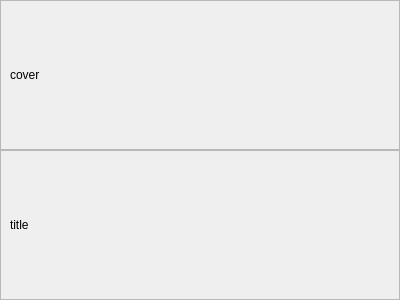
<?xml version="1.0" encoding="UTF-8"?>
<ui version="4.0">
 <class>MenuIconEditor</class>
 <widget class="QWidget" name="MenuIconEditor">
  <property name="geometry">
   <rect>
    <x>0</x>
    <y>0</y>
    <width>400</width>
    <height>300</height>
   </rect>
  </property>
  <property name="windowTitle">
   <string>Form</string>
  </property>
  <layout class="QVBoxLayout" name="verticalLayout">
   <property name="spacing">
    <number>0</number>
   </property>
   <property name="leftMargin">
    <number>0</number>
   </property>
   <property name="topMargin">
    <number>0</number>
   </property>
   <property name="rightMargin">
    <number>0</number>
   </property>
   <property name="bottomMargin">
    <number>0</number>
   </property>
   <item>
    <widget class="QFrame" name="frame">
     <property name="frameShape">
      <enum>QFrame::StyledPanel</enum>
     </property>
     <property name="frameShadow">
      <enum>QFrame::Raised</enum>
     </property>
     <layout class="QVBoxLayout" name="verticalLayout_2">
      <item>
       <widget class="QLabel" name="labelCoverArt">
        <property name="text">
         <string>cover</string>
        </property>
       </widget>
      </item>
     </layout>
    </widget>
   </item>
   <item>
    <widget class="QFrame" name="frame_2">
     <property name="frameShape">
      <enum>QFrame::StyledPanel</enum>
     </property>
     <property name="frameShadow">
      <enum>QFrame::Raised</enum>
     </property>
     <layout class="QVBoxLayout" name="verticalLayout_3">
      <item>
       <widget class="QLabel" name="labelTitle">
        <property name="text">
         <string>title</string>
        </property>
       </widget>
      </item>
     </layout>
    </widget>
   </item>
  </layout>
 </widget>
 <resources/>
 <connections/>
</ui>
